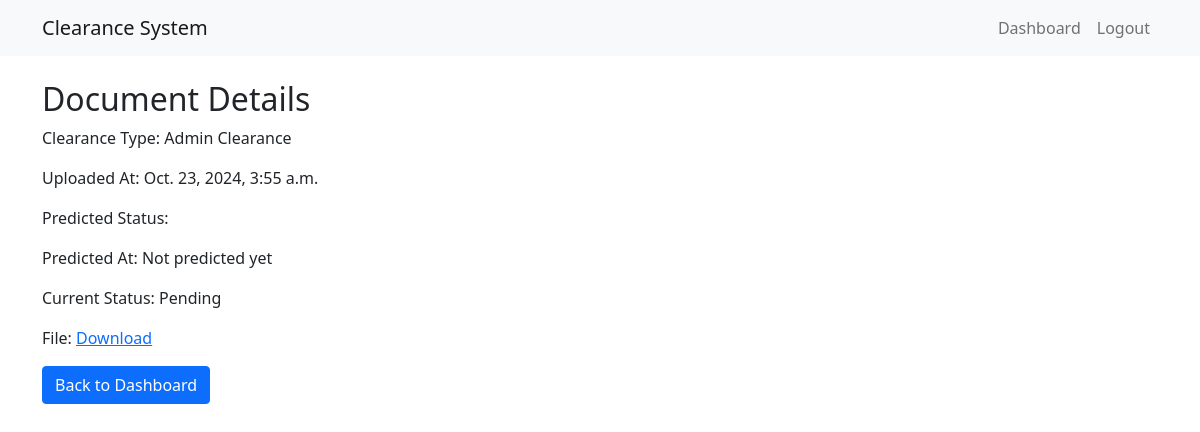
The page /document/1/ (signed in) on the database its author committed.
### clearance/models.py (models this page shows, shortened)
class Document(models.Model):
    CLEARANCE_TYPES = [
        ('ADMIN', 'Admin Clearance'),
        ('ACADEMIC', 'Academic'),
        ('FINANCIAL', 'Financial'),
        ('LIBRARY', 'Library'),
        ('RESEARCH', 'Research'),
        ('EQUIPMENT', 'Equipment'),
    ]
    CLEARANCE_STATUS = [
        ('PENDING', 'Pending'),
        ('APPROVED', 'Approved'),
        ('REJECTED', 'Rejected'),
    ]
    clearance_set = models.ForeignKey(ClearanceSet, on_delete=models.CASCADE, related_name='documents')
    clearance_type = models.CharField(max_length=20, choices=CLEARANCE_TYPES)
    file = models.FileField(upload_to='documents/')
    file_name = models.CharField(max_length=255)
    clearance_status = models.CharField(max_length=20, choices=CLEARANCE_STATUS, default='PENDING')
    predicted_status = models.CharField(max_length=20, blank=True, null=True)
    uploaded_at = models.DateTimeField(auto_now_add=True)
    def get_clearance_type_display(self):
        return dict(self.CLEARANCE_TYPES)[self.clearance_type]

### clearance/views.py (the view)
# urls.py: path('document/<int:pk>/', views.document_detail, name='document_detail'),
@login_required
def document_detail(request, pk):
    document = get_object_or_404(Document, pk=pk)
    return render(request, 'clearance/document_detail.html', {'document': document})

### clearance/templates/clearance/document_detail.html
{% extends 'clearance/base.html' %}
{% block content %}
<h2>Document Details</h2>
<p>Clearance Type: {{ document.get_clearance_type_display }}</p>
<p>Uploaded At: {{ document.uploaded_at }}</p>
<p>Predicted Status: {{ document.get_predicted_status_display }}</p>
<p>Predicted At: {% if document.predicted_at %}{{ document.predicted_at }}{% else %}Not predicted yet{% endif %}</p>
<p>Current Status: {{ document.get_clearance_status_display }}</p>
<p>File: <a href="{{ document.file.url }}">Download</a></p>
<a href="{% url 'faculty_dashboard' %}" class="btn btn-primary">Back to Dashboard</a>
{% endblock %}

### rows shown on the page
Document: clearance_type "Admin Clearance", uploaded_at "Oct. 23, 2024, 3:55 a.m.", clearance_status "Pending"
